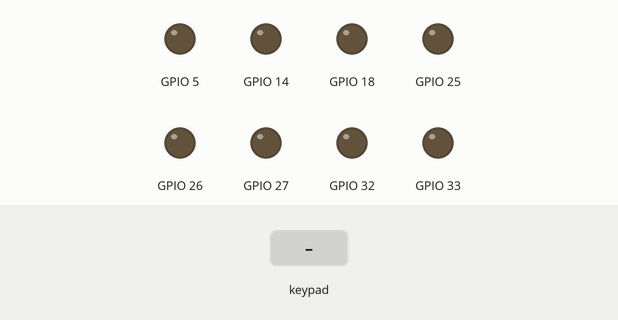
Bench run of a program on a simulated ESP32. Parts: output pins drawn as LEDs (lit = HIGH). The inputs (shaded band) are chosen by the test bench. Nothing arrives over Bluetooth unless stated; what the program prints to the serial monitor is not drawn.

Above: at 1.2 s.
1.3 s: key 'O' pressed
At 1.53 s:
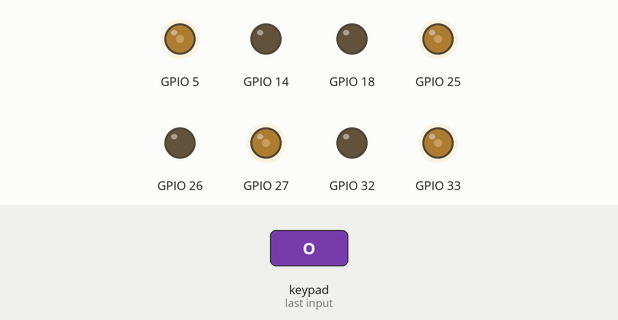
3.2 s: key 'S' pressed
At 3.43 s:
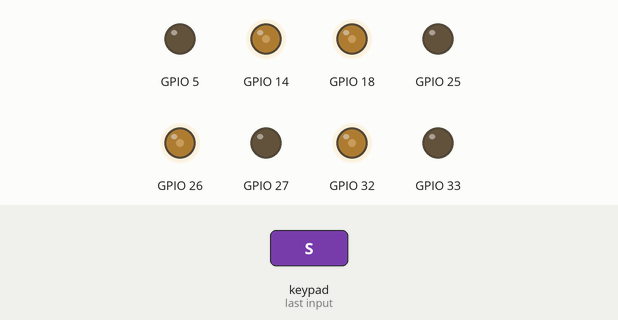
5.1 s: key 'T' pressed
At 5.33 s:
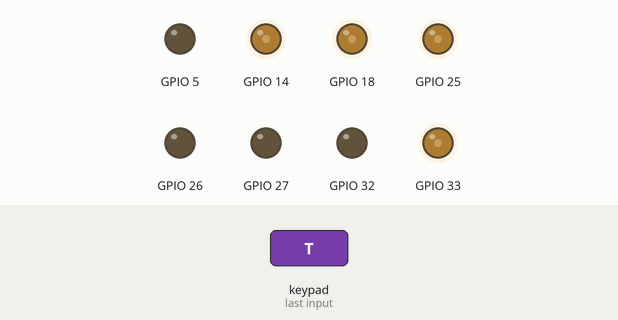
Timing chart, 0 to 8.1 s (numbered marks = the images above; inputs shaded):
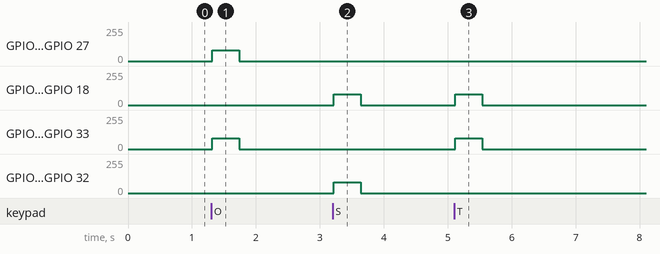

The program:

main.cpp
```cpp
#include <Arduino.h>
#include <PS4Controller.h>
#include "Setup.h"

int basespeed = 80;


void Chassis::motion(int lpwm, int rpwm){          // definition
    analogWrite(m_pin1, lpwm);
    analogWrite(m_pin2, rpwm);
    //Serial.println("Monitoring...");
}

/*
void Chassis::forward(int speed){          // definition
    analogWrite(m_pin1, speed);
    analogWrite(m_pin2, 0);
    Serial.println("motion");
}

void Chassis::backward(int speed){
    analogWrite(m_pin1, 0);
    analogWrite(m_pin2, speed);
    Serial.println("motion");
}

void Chassis::left(int speed){
    analogWrite(m_pin1, speed);
    analogWrite(m_pin2, 0);
    Serial.println("motion");
}

void Chassis::right(int speed){
    analogWrite(m_pin1, 0);
    analogWrite(m_pin2, speed);
    Serial.println("motion");
}

void Chassis::rotate(int rpwm,int lpwm)   // Optimization for motion
{
  analogWrite(m_pin1, rpwm);
  analogWrite(m_pin2, lpwm);
}

void Chassis::kill(int speed){
    analogWrite(m_pin1, speed);
    analogWrite(m_pin2, 0);
    Serial.println("Stop");
}
*/


Chassis m1(18, 5), m2(26, 25), m3(14, 27), m4(32, 33);

void setup() {
  Serial.begin(115200);
  PS4.begin("1a:2b:3c:00:00:00");
}

void loop() {
  if(PS4.isConnected()) {
    if (PS4.Triangle()) {
      m1.motion(basespeed, 0);         // call
      m2.motion(0, basespeed);
      m3.motion(basespeed, 0);
      m4.motion(0, basespeed);
      Serial.println("Forward");
    }
    else if (PS4.Cross()) {
      m1.motion(0, basespeed);
      m2.motion(basespeed, 0);
      m3.motion(0, basespeed);
      m4.motion(basespeed, 0);
      Serial.println("Backward");
    }
    else if (PS4.Square()) {
      m1.motion(basespeed, 0);
      m2.motion(basespeed, 0);
      m3.motion(basespeed, 0);
      m4.motion(basespeed, 0);
      Serial.println("Left");
    }
    else if (PS4.Circle()) {
      m1.motion(0, basespeed);
      m2.motion(0, basespeed);
      m3.motion(0, basespeed);
      m4.motion(0, basespeed);
      Serial.println("Right");
    }
    else if (PS4.L2()) {
      m1.motion(0, basespeed);
      m2.motion(0, basespeed);
      m3.motion(basespeed, 0);
      m4.motion(basespeed, 0);
      Serial.println("Clockwise");
    }
    else if (PS4.R2()) {
      m1.motion(basespeed, 0);
      m2.motion(basespeed, 0);
      m3.motion(0, basespeed);
      m4.motion(0, basespeed);
      Serial.println("Anti-Clockwise");
    }
    else {
      m1.motion(0, 0);
      m2.motion(0, 0);
      m3.motion(0, 0);
      m4.motion(0, 0);
      Serial.println("Stop");
    }
  }
}
```

Setup.h
```cpp
#ifndef Setup_h
#define Setup_h

#include <Arduino.h>

class Chassis{
public:
    Chassis(int lpwm, int rpwm){
        m_pin1 = lpwm;
        m_pin2 = rpwm;
        pinMode(lpwm, OUTPUT);
        pinMode(rpwm, OUTPUT);
    }

    void motion(int lpwm, int rpwm);       // declaration
    // void backward(int speed);
    // void left(int speed);
    // void right(int speed);
    // void rotate(int lpwm, int rpwm);
    // void kill(int speed);

private:
    int m_pin1, m_pin2;
};

#endif 
```

Measured:
- after the input at 1.3 s, GPIO 5, GPIO 25, GPIO 27, GPIO 33: 0/255 → 80/255 at once, → 0/255 0.42 s later
- after the input at 3.2 s, GPIO 14, GPIO 18, GPIO 26, GPIO 32: 0/255 → 80/255 at once, → 0/255 0.42 s later
- after the input at 5.1 s, GPIO 14, GPIO 18, GPIO 25, GPIO 33: 0/255 → 80/255 at once, → 0/255 0.42 s later
